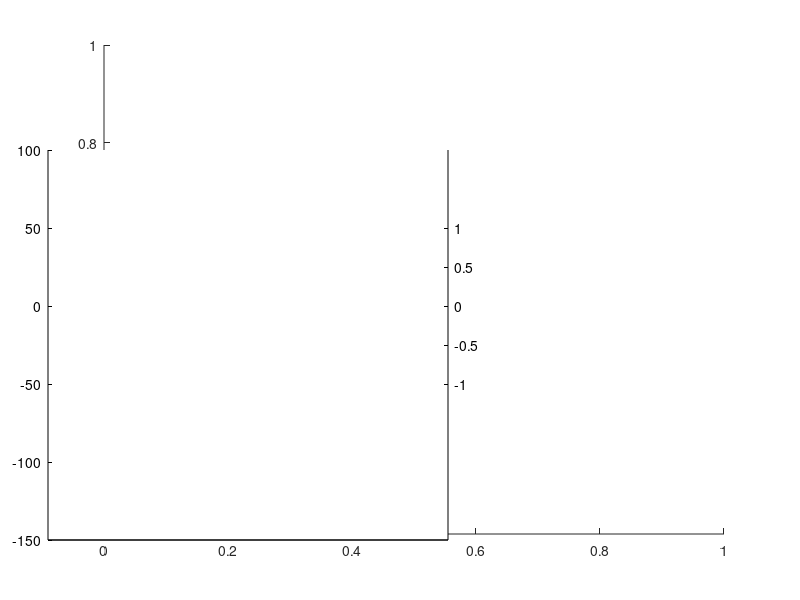

Write MATLAB code to recreate this figure. (Note: this script raises an error after producing the figure.)
figure(19), clf, hold on
h3 = axes('position',[0.06 0.1 0.5 0.65],'Color','w','XColor','k','YColor','k',...
    'YLim',[-150 100],'Xlim',[0 9200],'NextPlot','add','xtick',[]);
h4 = axes('position',[0.06 0.1 0.5 0.65],'Color','none','XColor','k','YColor','k',...
    'YLim',[-1.5*2 1*2],'Xlim',[0 9200],'NextPlot','add',...
    'xtick',[],'ytick',[-1:0.5:1],...
    'Yaxislocation','right');
plot(h4, t*3600,ph,'color',[0.8500    0.3250    0.0980],'Linewidth',1.5)
ylabel(h4,'                    Pitch (rad)')
plot(h3, t*3600,-p,'color',[0.7 0.7 0.7],'linewidth',2)
subplot('position',[0.68 0.1 0.3 0.8]), hold on
plot3(ptrack(:,1),ptrack(:,2),-p,'color',[0.5 0.5 0.5],'linewidth',2)
h1 = axes('position',[0.06 0.75 0.5 0.2],'Color','w','XColor','k','YColor','k',...
    'YLim',[0 120],'Xlim',[0 9200],'NextPlot','add','xtick',[]);
h2 = axes('position',[0.06 0.75 0.5 0.2],'color','none','XColor','k','YColor','k',...
                'YLim',[0 0.2],'Xlim',[0 9200],...
                'Yaxislocation','right',...
                'Xaxislocation','top','NextPlot','add');

if exist('dive','var') == 1
    for j = 1:size(T,1)
        c = viridis(size(T,1)); % color dive number
        dcue = T(j,1):T(j,2); % seconds in dive
        
        plot(h3, dcue,-p(round(dcue*fs)),'color',c(j,:),'linewidth',3)
        if isempty(dive(j).vperblock) ~= 1
            plot(h3, [dcue(1) dive(j).btm(1)+dcue(1)],[0 0],'linewidth',2)
            % from the surface until first stop = travel time
            dive(j).travel(1) = dive(j).stops(1,1)-dcue(1); % seconds
            dive(j).forage = sum(dive(j).stops(:,2)-dive(j).stops(:,1)); % seconds
            dive(j).travel(2) = dcue(end)-dive(j).stops(end,2);
            % add stops
            plot(h3, [dive(j).stops(1,1) dive(j).stops(1,2)],[0 dive(j).vperblock(1)/10],'.-','linewidth',2) % first starts at zero
            for k = 2:size(dive(j).stops,1)
                plot(h3, [dive(j).stops(k,1) dive(j).stops(k,2)],[sum(dive(j).vperblock(1:k-1))/10 sum(dive(j).vperblock(1:k))/10],'.-','linewidth',2)
            end
            plot(h3, [dive(j).stops(k,2) dcue(end)],[sum(dive(j).vperblock(1:k))/10 sum(dive(j).vperblock(1:k))/10],'linewidth',2) % ends at end of last pause, goes to surface
        end
        if isempty(dive(j).stops) ~= 1
            errorbar(h1,T(j,1),mean(dive(j).stops(:,2)-dive(j).stops(:,1)),std(dive(j).stops(:,2)-dive(j).stops(:,1)),'bo','markerfacecolor','b');
            plot(h1, dive(j).stops(:,2),dive(j).stops(:,2)-dive(j).stops(:,1),'.-','color',[0.7 0.7 1],'linewidth',2) % add stop duration
            plot(h2, dive(j).stops(:,1),dive(j).rms(:),'.-','color','k','linewidth',2)
        end
        if exist('ptrack','var')
            subplot('position',[0.68 0.1 0.3 0.8]), hold on
            plot3(ptrack(round(dcue*fs),1),ptrack(round(dcue*fs),2),-p(round(dcue*fs)),'color',c(j,:),'linewidth',3)
        end
        
    end
end
title(regexprep(tag,'_',' '))
%xlabel('Time (seconds)')
%ylabel('Depth (m)')


set(gcf,'position',[70 83 1309 560],'paperpositionmode','auto')

set(h3, 'ytick',[-150:50:50 80],'yticklabels',{'150','100','50','0','50','80'})
xlabel(h3, 'Time (seconds)'), ylabel(h3, '                        Depth (m)        Volume Filtered (m^3)     ')
subplot('position',[0.68 0.1 0.3 0.8]), hold on
xlabel('Easting (m)'), ylabel('Northing (m)')
axis square 

ylabel(h1,'Bout Duration (sec)'), ylabel(h2,'RMS (rad)')

adjustfigurefont('Helvetica',14)


print([tag 'dive_vol_pause.png'],'-dpng','-r300')

